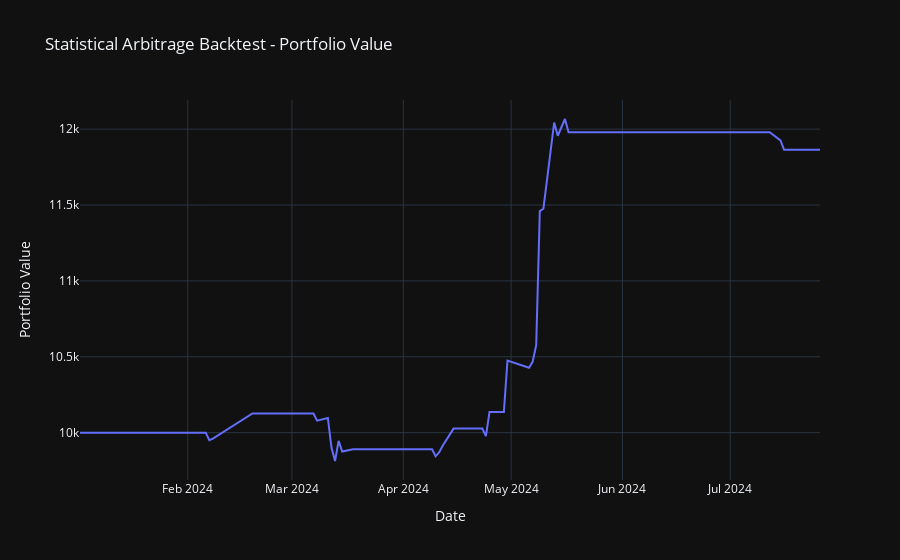
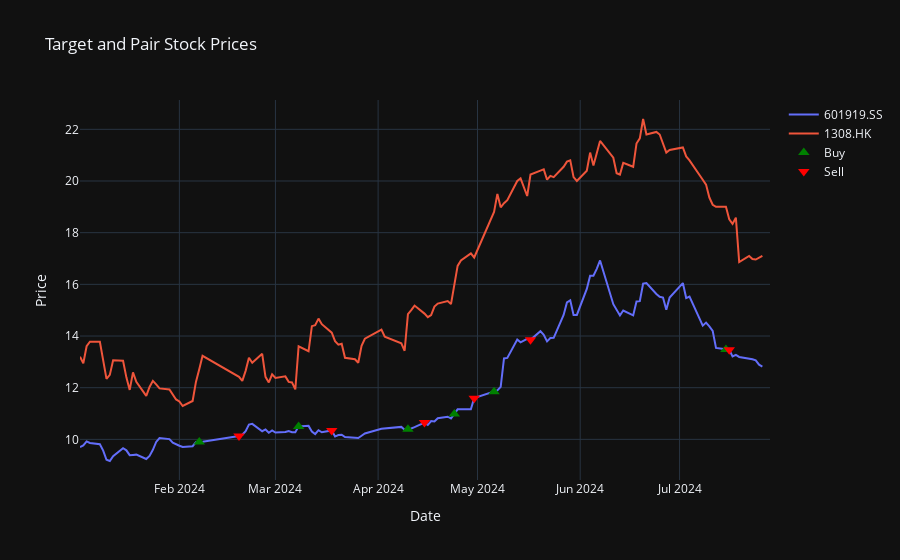
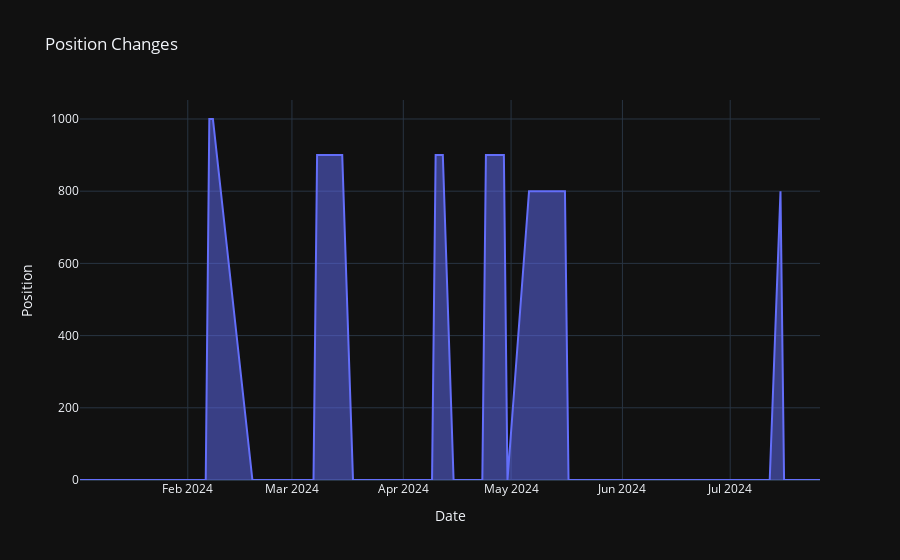
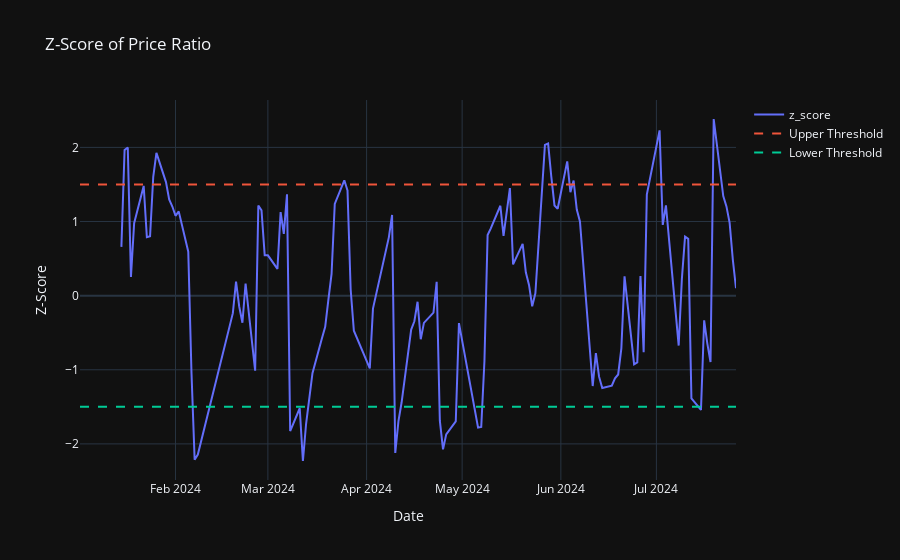

The cell these charts' notebook holds for them, in order:
### Code cell
import plotly.graph_objects as go
import plotly.express as px

# 回测策略并获取结果
portfolio_values, positions, buy_dates, sell_dates = backtest(stock_data[target_stock], buy_signal, sell_signal, close_signal, initial_capital, transaction_cost, stop_loss, take_profit, max_position)
# 可视化1：投资组合价值
fig1 = go.Figure()
fig1.add_trace(go.Scatter(x=stock_data.index[:len(portfolio_values)], y=portfolio_values, mode='lines', name='Portfolio Value'))
fig1.update_layout(title='Statistical Arbitrage Backtest - Portfolio Value',
                   xaxis_title='Date',
                   yaxis_title='Portfolio Value',
                   template='plotly_dark')

# 可视化2：目标与配对股票的股价
fig2 = go.Figure()
fig2.add_trace(go.Scatter(x=stock_data.index, y=stock_data[target_stock], mode='lines', name=target_stock))
fig2.add_trace(go.Scatter(x=stock_data.index, y=stock_data[pair_stock], mode='lines', name=pair_stock))
fig2.add_trace(go.Scatter(x=buy_dates, y=stock_data.loc[buy_dates, target_stock], mode='markers', name='Buy', marker=dict(symbol='triangle-up', size=10, color='green')))
fig2.add_trace(go.Scatter(x=sell_dates, y=stock_data.loc[sell_dates, target_stock], mode='markers', name='Sell', marker=dict(symbol='triangle-down', size=10, color='red')))
fig2.update_layout(title='Target and Pair Stock Prices',
                   xaxis_title='Date',
                   yaxis_title='Price',
                   template='plotly_dark')

# 可视化3：仓位变化
fig3 = px.area(x=stock_data.index[:len(positions)], y=positions, labels={'x': 'Date', 'y': 'Position'}, title='Position Changes', template='plotly_dark')

# 可视化4：z_score比率
price_ratio = stock_data[target_stock] / stock_data[pair_stock]
mean_ratio = price_ratio.rolling(window=window).mean()
std_ratio = price_ratio.rolling(window=window).std()
z_score = (price_ratio - mean_ratio) / std_ratio
fig4 = go.Figure()
fig4.add_trace(go.Scatter(x=stock_data.index, y=z_score, mode='lines', name='z_score'))
fig4.add_trace(go.Scatter(x=stock_data.index, y=[threshold] * len(stock_data), mode='lines', name='Upper Threshold', line=dict(dash='dash')))
fig4.add_trace(go.Scatter(x=stock_data.index, y=[-threshold] * len(stock_data), mode='lines', name='Lower Threshold', line=dict(dash='dash')))
fig4.update_layout(title='Z-Score of Price Ratio',
                   xaxis_title='Date',
                   yaxis_title='Z-Score',
                   template='plotly_dark')

# 显示所有图表
fig1.show()
fig2.show()
fig3.show()
fig4.show()

### Figure 1 — Plotly figure (JSON) as saved in the notebook; plotly's stock layout.template omitted (floating-point values rounded to 4 significant figures; data arrays with more than 128 entries replaced by an {"elided": "..."} marker saying what was removed)
{"data": [{"mode": "lines", "name": "Portfolio Value", "type": "scatter", "x": {"elided": "132 str values"}, "y": {"elided": "132 float values"}}], "layout": {"title": {"text": "Statistical Arbitrage Backtest - Portfolio Value"}, "xaxis": {"title": {"text": "Date"}}, "yaxis": {"title": {"text": "Portfolio Value"}}}}

### Figure 2 — Plotly figure (JSON) as saved in the notebook; plotly's stock layout.template omitted (floating-point values rounded to 4 significant figures; data arrays with more than 128 entries replaced by an {"elided": "..."} marker saying what was removed)
{"data": [{"mode": "lines", "name": "601919.SS", "type": "scatter", "x": {"elided": "132 str values"}, "y": {"elided": "132 float values"}}, {"mode": "lines", "name": "1308.HK", "type": "scatter", "x": {"elided": "132 str values"}, "y": {"elided": "132 float values"}}, {"marker": {"color": "green", "size": 10, "symbol": "triangle-up"}, "mode": "markers", "name": "Buy", "type": "scatter", "x": ["2024-02-07T00:00:00", "2024-03-08T00:00:00", "2024-04-10T00:00:00", "2024-04-24T00:00:00", "2024-05-06T00:00:00", "2024-07-15T00:00:00"], "y": [9.902, 10.5, 10.39, 10.99, 11.84, 13.48]}, {"marker": {"color": "red", "size": 10, "symbol": "triangle-down"}, "mode": "markers", "name": "Sell", "type": "scatter", "x": ["2024-02-19T00:00:00", "2024-03-18T00:00:00", "2024-04-15T00:00:00", "2024-04-30T00:00:00", "2024-05-17T00:00:00", "2024-07-16T00:00:00"], "y": [10.13, 10.34, 10.65, 11.6, 13.85, 13.47]}], "layout": {"title": {"text": "Target and Pair Stock Prices"}, "xaxis": {"title": {"text": "Date"}}, "yaxis": {"title": {"text": "Price"}}}}

### Figure 3 — Plotly figure (JSON) as saved in the notebook; plotly's stock layout.template omitted (floating-point values rounded to 4 significant figures; data arrays with more than 128 entries replaced by an {"elided": "..."} marker saying what was removed)
{"data": [{"fillpattern": {"shape": ""}, "hovertemplate": "Date=%{x}<br>Position=%{y}<extra></extra>", "legendgroup": "", "line": {"color": "#636efa"}, "marker": {"symbol": "circle"}, "mode": "lines", "name": "", "orientation": "v", "showlegend": false, "stackgroup": "1", "type": "scatter", "x": {"elided": "132 str values"}, "xaxis": "x", "y": {"elided": "132 int values"}, "yaxis": "y"}], "layout": {"legend": {"tracegroupgap": 0}, "title": {"text": "Position Changes"}, "xaxis": {"anchor": "y", "domain": [0, 1], "title": {"text": "Date"}}, "yaxis": {"anchor": "x", "domain": [0, 1], "title": {"text": "Position"}}}}

### Figure 4 — Plotly figure (JSON) as saved in the notebook; plotly's stock layout.template omitted (floating-point values rounded to 4 significant figures; data arrays with more than 128 entries replaced by an {"elided": "..."} marker saying what was removed)
{"data": [{"mode": "lines", "name": "z_score", "type": "scatter", "x": {"elided": "132 str values"}, "y": {"elided": "132 float values"}}, {"line": {"dash": "dash"}, "mode": "lines", "name": "Upper Threshold", "type": "scatter", "x": {"elided": "132 str values"}, "y": {"elided": "132 float values"}}, {"line": {"dash": "dash"}, "mode": "lines", "name": "Lower Threshold", "type": "scatter", "x": {"elided": "132 str values"}, "y": {"elided": "132 float values"}}], "layout": {"title": {"text": "Z-Score of Price Ratio"}, "xaxis": {"title": {"text": "Date"}}, "yaxis": {"title": {"text": "Z-Score"}}}}
